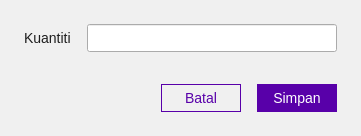
<?xml version="1.0" encoding="UTF-8"?>
<ui version="4.0">
 <class>dialog</class>
 <widget class="QDialog" name="dialog">
  <property name="geometry">
   <rect>
    <x>0</x>
    <y>0</y>
    <width>361</width>
    <height>136</height>
   </rect>
  </property>
  <property name="windowTitle">
   <string>Kelola</string>
  </property>
  <property name="styleSheet">
   <string notr="true">#background {
	background-color: rgb(240, 240, 240);
}

#label {
	color: rgb(30, 30, 30);
	font-size: 14px;
}

#input {
	padding: 4px 8px;
	font-size: 14px;
	color: rgb(30, 30, 30);
}

#input:focus {
    border: 1px solid rgb(88, 0, 169);
}

#batal {
	padding: 5px 0;
	font-size: 14px;
	color: rgb(88, 0, 169);
	background-color: transparent;
	border: 1px solid  rgb(88, 0, 169);
}

#batal:hover {
	background-color: rgb(215, 215, 215);
}

#simpan {
	padding: 5px 0;
	font-size: 14px;
	color: rgb(255, 255, 255);
	background-color: rgb(88, 0, 169);
	border: 1px solid  rgb(88, 0, 169);
}

#simpan:hover {
	background-color: rgb(69, 0, 133);
}

#error_message {
	font-size: 12px;
	color: rgb(156, 0, 0);
}</string>
  </property>
  <layout class="QGridLayout" name="gridLayout_2">
   <property name="leftMargin">
    <number>0</number>
   </property>
   <property name="topMargin">
    <number>0</number>
   </property>
   <property name="rightMargin">
    <number>0</number>
   </property>
   <property name="bottomMargin">
    <number>0</number>
   </property>
   <property name="horizontalSpacing">
    <number>0</number>
   </property>
   <item row="1" column="0">
    <widget class="QWidget" name="background" native="true">
     <layout class="QGridLayout" name="gridLayout_3">
      <property name="leftMargin">
       <number>0</number>
      </property>
      <property name="topMargin">
       <number>0</number>
      </property>
      <property name="rightMargin">
       <number>0</number>
      </property>
      <property name="bottomMargin">
       <number>0</number>
      </property>
      <property name="spacing">
       <number>0</number>
      </property>
      <item row="0" column="0">
       <layout class="QVBoxLayout" name="layout">
        <property name="spacing">
         <number>8</number>
        </property>
        <property name="leftMargin">
         <number>24</number>
        </property>
        <property name="topMargin">
         <number>24</number>
        </property>
        <property name="rightMargin">
         <number>24</number>
        </property>
        <property name="bottomMargin">
         <number>24</number>
        </property>
        <item>
         <layout class="QGridLayout" name="gridLayout">
          <property name="horizontalSpacing">
           <number>16</number>
          </property>
          <property name="verticalSpacing">
           <number>4</number>
          </property>
          <item row="0" column="1">
           <widget class="QLineEdit" name="input">
            <property name="minimumSize">
             <size>
              <width>250</width>
              <height>0</height>
             </size>
            </property>
            <property name="maximumSize">
             <size>
              <width>250</width>
              <height>16777215</height>
             </size>
            </property>
           </widget>
          </item>
          <item row="0" column="0">
           <widget class="QLabel" name="label">
            <property name="text">
             <string>Kuantiti</string>
            </property>
           </widget>
          </item>
          <item row="1" column="1">
           <widget class="QWidget" name="widget" native="true">
            <layout class="QHBoxLayout" name="horizontalLayout">
             <property name="spacing">
              <number>8</number>
             </property>
             <property name="leftMargin">
              <number>0</number>
             </property>
             <property name="topMargin">
              <number>0</number>
             </property>
             <property name="rightMargin">
              <number>0</number>
             </property>
             <property name="bottomMargin">
              <number>0</number>
             </property>
             <item>
              <widget class="QLabel" name="error_icon">
               <property name="minimumSize">
                <size>
                 <width>14</width>
                 <height>14</height>
                </size>
               </property>
               <property name="maximumSize">
                <size>
                 <width>14</width>
                 <height>14</height>
                </size>
               </property>
               <property name="text">
                <string/>
               </property>
              </widget>
             </item>
             <item>
              <widget class="QLabel" name="error_message">
               <property name="text">
                <string/>
               </property>
              </widget>
             </item>
            </layout>
           </widget>
          </item>
         </layout>
        </item>
        <item>
         <layout class="QHBoxLayout" name="horizontalLayout_2">
          <property name="spacing">
           <number>16</number>
          </property>
          <item>
           <spacer name="horizontalSpacer">
            <property name="orientation">
             <enum>Qt::Horizontal</enum>
            </property>
            <property name="sizeHint" stdset="0">
             <size>
              <width>40</width>
              <height>20</height>
             </size>
            </property>
           </spacer>
          </item>
          <item>
           <widget class="QPushButton" name="batal">
            <property name="minimumSize">
             <size>
              <width>80</width>
              <height>0</height>
             </size>
            </property>
            <property name="maximumSize">
             <size>
              <width>80</width>
              <height>16777215</height>
             </size>
            </property>
            <property name="cursor">
             <cursorShape>PointingHandCursor</cursorShape>
            </property>
            <property name="text">
             <string>Batal</string>
            </property>
           </widget>
          </item>
          <item>
           <widget class="QPushButton" name="simpan">
            <property name="minimumSize">
             <size>
              <width>80</width>
              <height>0</height>
             </size>
            </property>
            <property name="maximumSize">
             <size>
              <width>80</width>
              <height>16777215</height>
             </size>
            </property>
            <property name="cursor">
             <cursorShape>PointingHandCursor</cursorShape>
            </property>
            <property name="text">
             <string>Simpan</string>
            </property>
           </widget>
          </item>
         </layout>
        </item>
       </layout>
      </item>
     </layout>
    </widget>
   </item>
  </layout>
 </widget>
 <resources>
  <include location="assets/resources.qrc"/>
 </resources>
 <connections/>
</ui>
